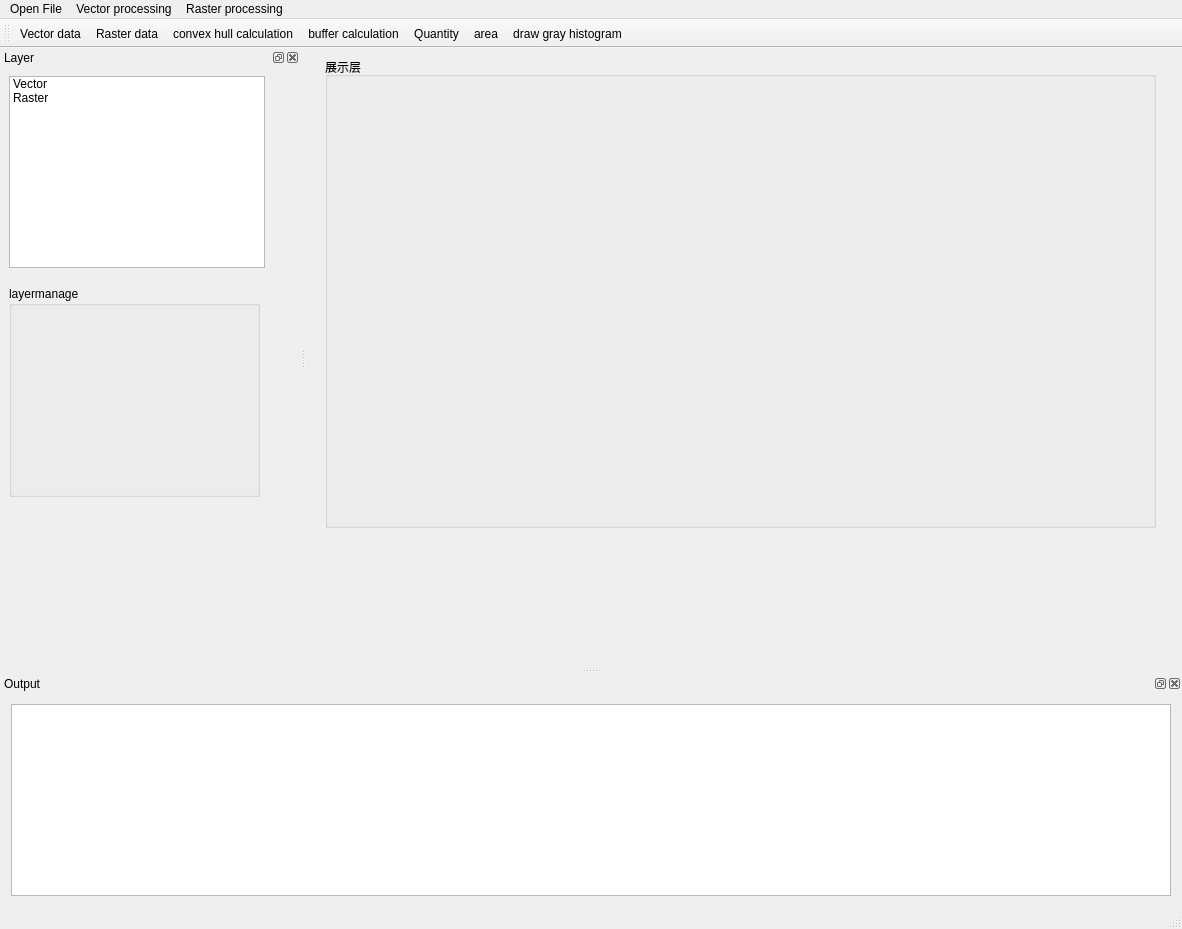
<?xml version="1.0" encoding="UTF-8"?>
<ui version="4.0">
 <class>MyGISClass</class>
 <widget class="QMainWindow" name="MyGISClass">
  <property name="geometry">
   <rect>
    <x>0</x>
    <y>0</y>
    <width>1182</width>
    <height>929</height>
   </rect>
  </property>
  <property name="windowTitle">
   <string>MyGIS</string>
  </property>
  <widget class="QWidget" name="centralWidget">
   <widget class="QGroupBox" name="showview">
    <property name="geometry">
     <rect>
      <x>19</x>
      <y>9</y>
      <width>831</width>
      <height>471</height>
     </rect>
    </property>
    <property name="title">
     <string>展示层</string>
    </property>
   </widget>
  </widget>
  <widget class="QMenuBar" name="menuBar">
   <property name="geometry">
    <rect>
     <x>0</x>
     <y>0</y>
     <width>1182</width>
     <height>23</height>
    </rect>
   </property>
   <widget class="QMenu" name="menuOpen_File">
    <property name="title">
     <string>Open File</string>
    </property>
    <widget class="QMenu" name="menuRaster_Data">
     <property name="title">
      <string>Raster Data</string>
     </property>
     <addaction name="separator"/>
     <addaction name="actionTrue_color_display"/>
     <addaction name="actionFake_color_display"/>
    </widget>
    <addaction name="actionVector_Data"/>
    <addaction name="menuRaster_Data"/>
   </widget>
   <widget class="QMenu" name="menuVector_processing">
    <property name="title">
     <string>Vector processing</string>
    </property>
    <widget class="QMenu" name="menuCreate_Vector_File">
     <property name="title">
      <string>Create Vector File</string>
     </property>
     <addaction name="actionPoint"/>
     <addaction name="actionLine"/>
     <addaction name="actionArea"/>
    </widget>
    <widget class="QMenu" name="menuGeometric_analysis">
     <property name="title">
      <string>Geometric analysis</string>
     </property>
     <addaction name="actionConvex_hull_calculation"/>
     <addaction name="actionBuffer_calculation"/>
     <addaction name="actionSuperposition_analysis"/>
     <addaction name="actionDelaunay_triangulation"/>
    </widget>
    <widget class="QMenu" name="menuStatistical_analysis">
     <property name="title">
      <string>Statistical analysis</string>
     </property>
     <addaction name="actionQuantity"/>
     <addaction name="actionArea_2"/>
     <addaction name="actionPerimeter"/>
    </widget>
    <addaction name="menuCreate_Vector_File"/>
    <addaction name="menuGeometric_analysis"/>
    <addaction name="menuStatistical_analysis"/>
   </widget>
   <widget class="QMenu" name="menuRaster_processing">
    <property name="title">
     <string>Raster processing</string>
    </property>
    <widget class="QMenu" name="menuMask_extraction">
     <property name="title">
      <string>Mask extraction</string>
     </property>
     <addaction name="actionGrid"/>
     <addaction name="actionVector"/>
    </widget>
    <addaction name="actionDraw_gray_histogram"/>
    <addaction name="actionHistogram_equalization_enhanced_display"/>
    <addaction name="menuMask_extraction"/>
    <addaction name="actionDomain_statistics"/>
   </widget>
   <addaction name="menuOpen_File"/>
   <addaction name="menuVector_processing"/>
   <addaction name="menuRaster_processing"/>
  </widget>
  <widget class="QToolBar" name="mainToolBar">
   <attribute name="toolBarArea">
    <enum>TopToolBarArea</enum>
   </attribute>
   <attribute name="toolBarBreak">
    <bool>false</bool>
   </attribute>
   <addaction name="actionVector_data"/>
   <addaction name="actionRaster_data"/>
   <addaction name="actionconvex_hull_calculation"/>
   <addaction name="actionbuffer_calculation"/>
   <addaction name="actionQuantity_2"/>
   <addaction name="actionarea"/>
   <addaction name="actiondraw_gray_histogram"/>
  </widget>
  <widget class="QStatusBar" name="statusBar"/>
  <widget class="QDockWidget" name="dockWidget_9">
   <property name="windowTitle">
    <string>Output</string>
   </property>
   <attribute name="dockWidgetArea">
    <number>8</number>
   </attribute>
   <widget class="QWidget" name="dockWidgetContents_9">
    <layout class="QVBoxLayout" name="verticalLayout">
     <item>
      <widget class="QTextBrowser" name="textBrowser"/>
     </item>
    </layout>
   </widget>
  </widget>
  <widget class="QDockWidget" name="layersdock">
   <property name="minimumSize">
    <size>
     <width>300</width>
     <height>38</height>
    </size>
   </property>
   <property name="windowTitle">
    <string>Layer</string>
   </property>
   <attribute name="dockWidgetArea">
    <number>1</number>
   </attribute>
   <widget class="QWidget" name="dockWidgetContents">
    <widget class="QListWidget" name="listWidget">
     <property name="geometry">
      <rect>
       <x>9</x>
       <y>9</y>
       <width>256</width>
       <height>192</height>
      </rect>
     </property>
     <item>
      <property name="text">
       <string>Vector</string>
      </property>
      <property name="checkState">
       <enum>Unchecked</enum>
      </property>
     </item>
     <item>
      <property name="text">
       <string>Raster</string>
      </property>
      <property name="checkState">
       <enum>Unchecked</enum>
      </property>
     </item>
    </widget>
    <widget class="QGroupBox" name="layermanage">
     <property name="geometry">
      <rect>
       <x>9</x>
       <y>219</y>
       <width>251</width>
       <height>211</height>
      </rect>
     </property>
     <property name="title">
      <string>layermanage</string>
     </property>
    </widget>
   </widget>
  </widget>
  <action name="actionVector_Data">
   <property name="icon">
    <iconset resource="myicon.qrc">
     <normaloff>:/new/prefix1/导航图标  矢量文件-05.png</normaloff>:/new/prefix1/导航图标  矢量文件-05.png</iconset>
   </property>
   <property name="text">
    <string>Vector Data</string>
   </property>
  </action>
  <action name="actionPoint">
   <property name="icon">
    <iconset resource="myicon.qrc">
     <normaloff>:/new/prefix1/点.png</normaloff>:/new/prefix1/点.png</iconset>
   </property>
   <property name="text">
    <string>Point</string>
   </property>
  </action>
  <action name="actionLine">
   <property name="icon">
    <iconset resource="myicon.qrc">
     <normaloff>:/new/prefix1/线.png</normaloff>:/new/prefix1/线.png</iconset>
   </property>
   <property name="text">
    <string>Line</string>
   </property>
  </action>
  <action name="actionArea">
   <property name="icon">
    <iconset resource="myicon.qrc">
     <normaloff>:/new/prefix1/面.png</normaloff>:/new/prefix1/面.png</iconset>
   </property>
   <property name="text">
    <string>Area</string>
   </property>
  </action>
  <action name="actionConvex_hull_calculation">
   <property name="icon">
    <iconset resource="myicon.qrc">
     <normaloff>:/new/prefix1/凸包.png</normaloff>:/new/prefix1/凸包.png</iconset>
   </property>
   <property name="text">
    <string>Convex hull calculation</string>
   </property>
  </action>
  <action name="actionBuffer_calculation">
   <property name="icon">
    <iconset resource="myicon.qrc">
     <normaloff>:/new/prefix1/icon-缓冲区.png</normaloff>:/new/prefix1/icon-缓冲区.png</iconset>
   </property>
   <property name="text">
    <string>Buffer calculation</string>
   </property>
  </action>
  <action name="actionSuperposition_analysis">
   <property name="icon">
    <iconset resource="myicon.qrc">
     <normaloff>:/new/prefix1/叠加分析.png</normaloff>:/new/prefix1/叠加分析.png</iconset>
   </property>
   <property name="text">
    <string>Superposition analysis</string>
   </property>
  </action>
  <action name="actionDelaunay_triangulation">
   <property name="icon">
    <iconset resource="myicon.qrc">
     <normaloff>:/new/prefix1/geometry 图形图案 20.png</normaloff>:/new/prefix1/geometry 图形图案 20.png</iconset>
   </property>
   <property name="text">
    <string>Delaunay triangulation</string>
   </property>
  </action>
  <action name="actionQuantity">
   <property name="icon">
    <iconset resource="myicon.qrc">
     <normaloff>:/new/prefix1/数量.png</normaloff>:/new/prefix1/数量.png</iconset>
   </property>
   <property name="text">
    <string>Quantity</string>
   </property>
  </action>
  <action name="actionArea_2">
   <property name="icon">
    <iconset resource="myicon.qrc">
     <normaloff>:/new/prefix1/面积.png</normaloff>:/new/prefix1/面积.png</iconset>
   </property>
   <property name="text">
    <string>Area</string>
   </property>
  </action>
  <action name="actionPerimeter">
   <property name="icon">
    <iconset resource="myicon.qrc">
     <normaloff>:/new/prefix1/周长.png</normaloff>:/new/prefix1/周长.png</iconset>
   </property>
   <property name="text">
    <string>Perimeter</string>
   </property>
  </action>
  <action name="actionDraw_gray_histogram">
   <property name="icon">
    <iconset resource="myicon.qrc">
     <normaloff>:/new/prefix1/直方图.png</normaloff>:/new/prefix1/直方图.png</iconset>
   </property>
   <property name="text">
    <string>Draw gray histogram</string>
   </property>
  </action>
  <action name="actionHistogram_equalization_enhanced_display">
   <property name="icon">
    <iconset resource="myicon.qrc">
     <normaloff>:/new/prefix1/眼睛_显示.png</normaloff>:/new/prefix1/眼睛_显示.png</iconset>
   </property>
   <property name="text">
    <string>Histogram equalization enhanced display</string>
   </property>
  </action>
  <action name="actionDomain_statistics">
   <property name="icon">
    <iconset resource="myicon.qrc">
     <normaloff>:/new/prefix1/像元邻域统计.png</normaloff>:/new/prefix1/像元邻域统计.png</iconset>
   </property>
   <property name="text">
    <string>Domain statistics</string>
   </property>
  </action>
  <action name="actionGrid">
   <property name="icon">
    <iconset resource="myicon.qrc">
     <normaloff>:/new/prefix1/icon_grid.png</normaloff>:/new/prefix1/icon_grid.png</iconset>
   </property>
   <property name="text">
    <string>Grid</string>
   </property>
  </action>
  <action name="actionVector">
   <property name="icon">
    <iconset resource="myicon.qrc">
     <normaloff>:/new/prefix1/数量.png</normaloff>:/new/prefix1/数量.png</iconset>
   </property>
   <property name="text">
    <string>Vector</string>
   </property>
  </action>
  <action name="actionRaster_true">
   <property name="text">
    <string>Raster true</string>
   </property>
  </action>
  <action name="actionRaster_false">
   <property name="text">
    <string>Raster false</string>
   </property>
  </action>
  <action name="actionVector_data">
   <property name="icon">
    <iconset resource="myicon.qrc">
     <normaloff>:/new/prefix1/导航图标  矢量文件-05.png</normaloff>:/new/prefix1/导航图标  矢量文件-05.png</iconset>
   </property>
   <property name="text">
    <string>Vector data</string>
   </property>
  </action>
  <action name="actionRaster_data">
   <property name="icon">
    <iconset resource="myicon.qrc">
     <normaloff>:/new/prefix1/grid.png</normaloff>:/new/prefix1/grid.png</iconset>
   </property>
   <property name="text">
    <string>Raster data</string>
   </property>
  </action>
  <action name="actionconvex_hull_calculation">
   <property name="icon">
    <iconset resource="myicon.qrc">
     <normaloff>:/new/prefix1/凸包.png</normaloff>:/new/prefix1/凸包.png</iconset>
   </property>
   <property name="text">
    <string>convex hull calculation</string>
   </property>
  </action>
  <action name="actionbuffer_calculation">
   <property name="icon">
    <iconset resource="myicon.qrc">
     <normaloff>:/new/prefix1/icon-缓冲区.png</normaloff>:/new/prefix1/icon-缓冲区.png</iconset>
   </property>
   <property name="text">
    <string>buffer calculation</string>
   </property>
  </action>
  <action name="actionQuantity_2">
   <property name="icon">
    <iconset resource="myicon.qrc">
     <normaloff>:/new/prefix1/数量.png</normaloff>:/new/prefix1/数量.png</iconset>
   </property>
   <property name="text">
    <string>Quantity</string>
   </property>
  </action>
  <action name="actionarea">
   <property name="icon">
    <iconset resource="myicon.qrc">
     <normaloff>:/new/prefix1/面积.png</normaloff>:/new/prefix1/面积.png</iconset>
   </property>
   <property name="text">
    <string>area</string>
   </property>
  </action>
  <action name="actiondraw_gray_histogram">
   <property name="icon">
    <iconset resource="myicon.qrc">
     <normaloff>:/new/prefix1/直方图.png</normaloff>:/new/prefix1/直方图.png</iconset>
   </property>
   <property name="text">
    <string>draw gray histogram</string>
   </property>
  </action>
  <action name="actionTrue_color_display">
   <property name="text">
    <string>True color display</string>
   </property>
  </action>
  <action name="actionFake_color_display">
   <property name="text">
    <string>Fake color display</string>
   </property>
  </action>
 </widget>
 <layoutdefault spacing="6" margin="11"/>
 <resources>
  <include location="myicon.qrc"/>
 </resources>
 <connections/>
</ui>
